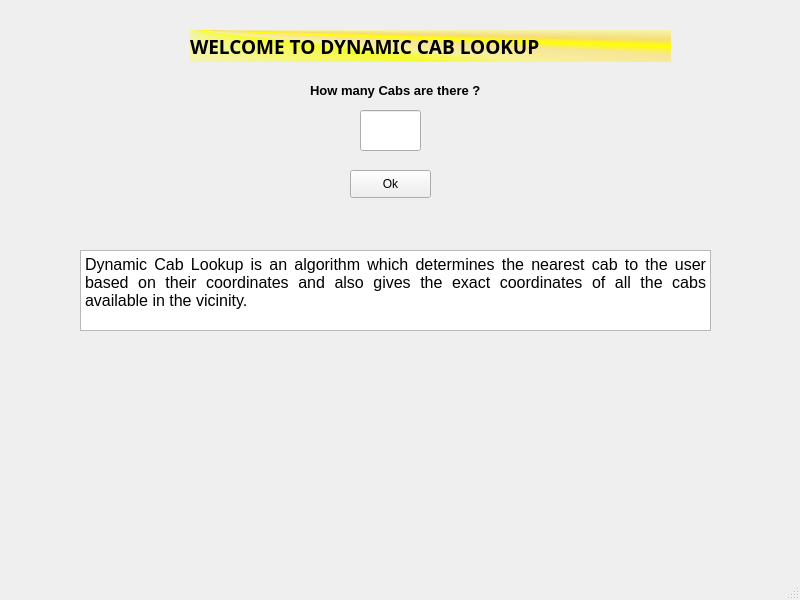
<?xml version="1.0" encoding="UTF-8"?>
<ui version="4.0">
 <class>MainWindow</class>
 <widget class="QMainWindow" name="MainWindow">
  <property name="geometry">
   <rect>
    <x>0</x>
    <y>0</y>
    <width>800</width>
    <height>600</height>
   </rect>
  </property>
  <property name="mouseTracking">
   <bool>false</bool>
  </property>
  <property name="windowTitle">
   <string>MainWindow</string>
  </property>
  <widget class="QWidget" name="centralwidget">
   <widget class="QLabel" name="label">
    <property name="geometry">
     <rect>
      <x>190</x>
      <y>30</y>
      <width>481</width>
      <height>32</height>
     </rect>
    </property>
    <property name="font">
     <font>
      <family>Arial Black</family>
      <pointsize>14</pointsize>
      <weight>75</weight>
      <bold>true</bold>
     </font>
    </property>
    <property name="mouseTracking">
     <bool>true</bool>
    </property>
    <property name="styleSheet">
     <string notr="true">background-color:qconicalgradient(cx:0, cy:0, angle:135, stop:0 rgba(255, 255, 0, 69), stop:0.375 rgba(255, 255, 0, 69), stop:0.423533 rgba(251, 255, 0, 145), stop:0.45 rgba(247, 255, 0, 208), stop:0.477581 rgba(255, 244, 71, 130), stop:0.518717 rgba(255, 218, 71, 130), stop:0.55 rgba(255, 255, 0, 255), stop:0.57754 rgba(255, 203, 0, 130), stop:0.625 rgba(255, 255, 0, 69), stop:1 rgba(255, 255, 0, 69))</string>
    </property>
    <property name="text">
     <string>WELCOME TO DYNAMIC CAB LOOKUP</string>
    </property>
    <property name="scaledContents">
     <bool>true</bool>
    </property>
   </widget>
   <widget class="QLabel" name="label_2">
    <property name="geometry">
     <rect>
      <x>310</x>
      <y>80</y>
      <width>234</width>
      <height>21</height>
     </rect>
    </property>
    <property name="font">
     <font>
      <pointsize>10</pointsize>
      <weight>75</weight>
      <bold>true</bold>
     </font>
    </property>
    <property name="text">
     <string>How many Cabs are there ?</string>
    </property>
   </widget>
   <widget class="QLineEdit" name="lineEdit">
    <property name="geometry">
     <rect>
      <x>360</x>
      <y>110</y>
      <width>61</width>
      <height>41</height>
     </rect>
    </property>
   </widget>
   <widget class="QTextBrowser" name="textBrowser">
    <property name="geometry">
     <rect>
      <x>80</x>
      <y>250</y>
      <width>631</width>
      <height>81</height>
     </rect>
    </property>
    <property name="autoFillBackground">
     <bool>true</bool>
    </property>
    <property name="styleSheet">
     <string notr="true">background-color: rgb(255, 255, 255)url(:/img/cabLookup.jpg)
</string>
    </property>
    <property name="html">
     <string>&lt;!DOCTYPE HTML PUBLIC &quot;-//W3C//DTD HTML 4.0//EN&quot; &quot;http://www.w3.org/TR/REC-html40/strict.dtd&quot;&gt;
&lt;html&gt;&lt;head&gt;&lt;meta name=&quot;qrichtext&quot; content=&quot;1&quot; /&gt;&lt;style type=&quot;text/css&quot;&gt;
p, li { white-space: pre-wrap; }
&lt;/style&gt;&lt;/head&gt;&lt;body style=&quot; font-family:'MS Shell Dlg 2'; font-size:7.8pt; font-weight:400; font-style:normal;&quot;&gt;
&lt;p align=&quot;justify&quot; style=&quot; margin-top:0px; margin-bottom:0px; margin-left:0px; margin-right:0px; -qt-block-indent:0; text-indent:0px;&quot;&gt;&lt;span style=&quot; font-size:12pt;&quot;&gt;Dynamic Cab Lookup is an algorithm which determines the nearest cab to the user based on their coordinates and also gives the exact coordinates of all the cabs available in the vicinity.&lt;/span&gt;&lt;/p&gt;&lt;/body&gt;&lt;/html&gt;</string>
    </property>
   </widget>
   <widget class="QLabel" name="label_pic">
    <property name="geometry">
     <rect>
      <x>0</x>
      <y>0</y>
      <width>801</width>
      <height>571</height>
     </rect>
    </property>
    <property name="styleSheet">
     <string notr="true"/>
    </property>
    <property name="text">
     <string/>
    </property>
   </widget>
   <widget class="QPushButton" name="pushButton">
    <property name="geometry">
     <rect>
      <x>350</x>
      <y>170</y>
      <width>81</width>
      <height>28</height>
     </rect>
    </property>
    <property name="text">
     <string>Ok</string>
    </property>
   </widget>
   <zorder>label_pic</zorder>
   <zorder>label</zorder>
   <zorder>label_2</zorder>
   <zorder>lineEdit</zorder>
   <zorder>textBrowser</zorder>
   <zorder>pushButton</zorder>
  </widget>
  <widget class="QMenuBar" name="menubar">
   <property name="geometry">
    <rect>
     <x>0</x>
     <y>0</y>
     <width>800</width>
     <height>26</height>
    </rect>
   </property>
  </widget>
  <widget class="QStatusBar" name="statusbar"/>
 </widget>
 <resources/>
 <connections/>
</ui>
